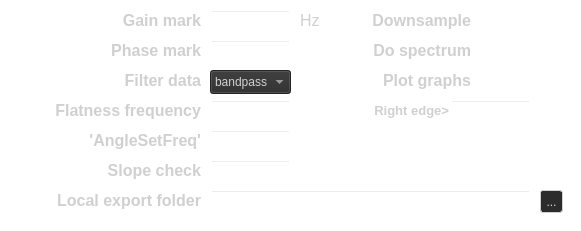
       <widget class="QWidget" name="widget_calib" native="true">
        <property name="enabled">
         <bool>true</bool>
        </property>
        <property name="geometry">
         <rect>
          <x>-10</x>
          <y>180</y>
          <width>581</width>
          <height>231</height>
         </rect>
        </property>
        <property name="styleSheet">
         <string notr="true">background-color: rgba(0, 0, 0,0);</string>
        </property>
        <widget class="QLabel" name="settings_plot_graph_lable">
         <property name="geometry">
          <rect>
           <x>320</x>
           <y>60</y>
           <width>151</width>
           <height>41</height>
          </rect>
         </property>
         <property name="font">
          <font>
           <pointsize>12</pointsize>
           <bold>true</bold>
          </font>
         </property>
         <property name="layoutDirection">
          <enum>Qt::LeftToRight</enum>
         </property>
         <property name="styleSheet">
          <string notr="true">color: rgb(208, 208, 208);</string>
         </property>
         <property name="text">
          <string>Plot graphs</string>
         </property>
         <property name="alignment">
          <set>Qt::AlignRight|Qt::AlignTrailing|Qt::AlignVCenter</set>
         </property>
        </widget>
        <widget class="QLabel" name="settings_do_specrtum_label">
         <property name="geometry">
          <rect>
           <x>350</x>
           <y>30</y>
           <width>121</width>
           <height>41</height>
          </rect>
         </property>
         <property name="font">
          <font>
           <pointsize>12</pointsize>
           <bold>true</bold>
          </font>
         </property>
         <property name="layoutDirection">
          <enum>Qt::LeftToRight</enum>
         </property>
         <property name="styleSheet">
          <string notr="true">color: rgb(208, 208, 208);</string>
         </property>
         <property name="text">
          <string>Do spectrum</string>
         </property>
         <property name="alignment">
          <set>Qt::AlignRight|Qt::AlignTrailing|Qt::AlignVCenter</set>
         </property>
        </widget>
        <widget class="QComboBox" name="calib_filter_data_comboBox">
         <property name="enabled">
          <bool>false</bool>
         </property>
         <property name="geometry">
          <rect>
           <x>210</x>
           <y>70</y>
           <width>81</width>
           <height>24</height>
          </rect>
         </property>
         <property name="styleSheet">
          <string notr="true">color: rgb(208, 208, 208);
border-color: rgb(208, 208, 208);
background-color: rgb(44, 44, 44);</string>
         </property>
         <item>
          <property name="text">
           <string>bandpass</string>
          </property>
         </item>
         <item>
          <property name="text">
           <string>highpass</string>
          </property>
         </item>
         <item>
          <property name="text">
           <string>lowpass</string>
          </property>
         </item>
         <item>
          <property name="text">
           <string>none</string>
          </property>
         </item>
        </widget>
        <widget class="QCheckBox" name="calib_plot_graphs_check">
         <property name="enabled">
          <bool>false</bool>
         </property>
         <property name="geometry">
          <rect>
           <x>480</x>
           <y>70</y>
           <width>41</width>
           <height>25</height>
          </rect>
         </property>
         <property name="styleSheet">
          <string notr="true">color: rgb(208, 208, 208);</string>
         </property>
         <property name="text">
          <string/>
         </property>
        </widget>
        <widget class="QLabel" name="settings_gain_mark_label">
         <property name="geometry">
          <rect>
           <x>50</x>
           <y>10</y>
           <width>151</width>
           <height>21</height>
          </rect>
         </property>
         <property name="font">
          <font>
           <pointsize>12</pointsize>
           <bold>true</bold>
          </font>
         </property>
         <property name="layoutDirection">
          <enum>Qt::LeftToRight</enum>
         </property>
         <property name="styleSheet">
          <string notr="true">color: rgb(208, 208, 208);</string>
         </property>
         <property name="text">
          <string>Gain mark</string>
         </property>
         <property name="alignment">
          <set>Qt::AlignRight|Qt::AlignTrailing|Qt::AlignVCenter</set>
         </property>
        </widget>
        <widget class="QLabel" name="settings_filter_data_label">
         <property name="geometry">
          <rect>
           <x>50</x>
           <y>70</y>
           <width>151</width>
           <height>21</height>
          </rect>
         </property>
         <property name="font">
          <font>
           <pointsize>12</pointsize>
           <bold>true</bold>
          </font>
         </property>
         <property name="layoutDirection">
          <enum>Qt::LeftToRight</enum>
         </property>
         <property name="styleSheet">
          <string notr="true">color: rgb(208, 208, 208);</string>
         </property>
         <property name="text">
          <string>Filter data</string>
         </property>
         <property name="alignment">
          <set>Qt::AlignRight|Qt::AlignTrailing|Qt::AlignVCenter</set>
         </property>
        </widget>
        <widget class="QCheckBox" name="calib_do_spectrum_check">
         <property name="enabled">
          <bool>false</bool>
         </property>
         <property name="geometry">
          <rect>
           <x>480</x>
           <y>40</y>
           <width>41</width>
           <height>25</height>
          </rect>
         </property>
         <property name="styleSheet">
          <string notr="true">color: rgb(208, 208, 208);</string>
         </property>
         <property name="text">
          <string/>
         </property>
        </widget>
        <widget class="QLineEdit" name="calib_gain_mark_line">
         <property name="enabled">
          <bool>false</bool>
         </property>
         <property name="geometry">
          <rect>
           <x>210</x>
           <y>10</y>
           <width>81</width>
           <height>24</height>
          </rect>
         </property>
         <property name="styleSheet">
          <string notr="true">color: rgb(208, 208, 208);</string>
         </property>
         <property name="alignment">
          <set>Qt::AlignRight|Qt::AlignTrailing|Qt::AlignVCenter</set>
         </property>
        </widget>
        <widget class="QLabel" name="settings_hz3_label">
         <property name="geometry">
          <rect>
           <x>300</x>
           <y>10</y>
           <width>41</width>
           <height>21</height>
          </rect>
         </property>
         <property name="font">
          <font>
           <pointsize>12</pointsize>
          </font>
         </property>
         <property name="styleSheet">
          <string notr="true">color: rgb(208, 208, 208);</string>
         </property>
         <property name="text">
          <string>Hz</string>
         </property>
        </widget>
        <widget class="QCheckBox" name="calib_downsample_check">
         <property name="enabled">
          <bool>false</bool>
         </property>
         <property name="geometry">
          <rect>
           <x>480</x>
           <y>10</y>
           <width>41</width>
           <height>25</height>
          </rect>
         </property>
         <property name="styleSheet">
          <string notr="true">color: rgb(208, 208, 208);</string>
         </property>
         <property name="text">
          <string/>
         </property>
        </widget>
        <widget class="QLabel" name="setting_downsample_label">
         <property name="geometry">
          <rect>
           <x>350</x>
           <y>10</y>
           <width>121</width>
           <height>21</height>
          </rect>
         </property>
         <property name="font">
          <font>
           <pointsize>12</pointsize>
           <bold>true</bold>
          </font>
         </property>
         <property name="layoutDirection">
          <enum>Qt::LeftToRight</enum>
         </property>
         <property name="styleSheet">
          <string notr="true">color: rgb(208, 208, 208);</string>
         </property>
         <property name="text">
          <string>Downsample</string>
         </property>
         <property name="alignment">
          <set>Qt::AlignRight|Qt::AlignTrailing|Qt::AlignVCenter</set>
         </property>
        </widget>
        <widget class="QLabel" name="settings_calib_flatness_label">
         <property name="geometry">
          <rect>
           <x>10</x>
           <y>90</y>
           <width>191</width>
           <height>41</height>
          </rect>
         </property>
         <property name="font">
          <font>
           <pointsize>12</pointsize>
           <bold>true</bold>
          </font>
         </property>
         <property name="layoutDirection">
          <enum>Qt::LeftToRight</enum>
         </property>
         <property name="styleSheet">
          <string notr="true">color: rgb(208, 208, 208);</string>
         </property>
         <property name="text">
          <string>Flatness frequency</string>
         </property>
         <property name="alignment">
          <set>Qt::AlignRight|Qt::AlignTrailing|Qt::AlignVCenter</set>
         </property>
        </widget>
        <widget class="QLineEdit" name="calib_flatness_left_line">
         <property name="enabled">
          <bool>false</bool>
         </property>
         <property name="geometry">
          <rect>
           <x>210</x>
           <y>100</y>
           <width>81</width>
           <height>24</height>
          </rect>
         </property>
         <property name="styleSheet">
          <string notr="true">color: rgb(208, 208, 208);</string>
         </property>
         <property name="text">
          <string/>
         </property>
         <property name="alignment">
          <set>Qt::AlignRight|Qt::AlignTrailing|Qt::AlignVCenter</set>
         </property>
        </widget>
        <widget class="QLabel" name="settings_calib_flatness_label_l">
         <property name="geometry">
          <rect>
           <x>290</x>
           <y>100</y>
           <width>71</width>
           <height>21</height>
          </rect>
         </property>
         <property name="font">
          <font>
           <pointsize>10</pointsize>
           <bold>true</bold>
          </font>
         </property>
         <property name="layoutDirection">
          <enum>Qt::LeftToRight</enum>
         </property>
         <property name="styleSheet">
          <string notr="true">color: rgb(208, 208, 208);
background-color: rgba(255, 255, 255, 0);</string>
         </property>
         <property name="text">
          <string>&lt;Left edge</string>
         </property>
         <property name="alignment">
          <set>Qt::AlignRight|Qt::AlignTrailing|Qt::AlignVCenter</set>
         </property>
        </widget>
        <widget class="QLabel" name="settings_calib_flatness_label_r">
         <property name="geometry">
          <rect>
           <x>368</x>
           <y>100</y>
           <width>81</width>
           <height>21</height>
          </rect>
         </property>
         <property name="font">
          <font>
           <pointsize>10</pointsize>
           <bold>true</bold>
          </font>
         </property>
         <property name="layoutDirection">
          <enum>Qt::LeftToRight</enum>
         </property>
         <property name="styleSheet">
          <string notr="true">color: rgb(208, 208, 208);
background-color: rgba(255, 255, 255, 0);</string>
         </property>
         <property name="text">
          <string>Right edge&gt;</string>
         </property>
         <property name="alignment">
          <set>Qt::AlignRight|Qt::AlignTrailing|Qt::AlignVCenter</set>
         </property>
        </widget>
        <widget class="QLineEdit" name="calib_flatness_right_line">
         <property name="enabled">
          <bool>false</bool>
         </property>
         <property name="geometry">
          <rect>
           <x>450</x>
           <y>100</y>
           <width>81</width>
           <height>24</height>
          </rect>
         </property>
         <property name="styleSheet">
          <string notr="true">color: rgb(208, 208, 208);</string>
         </property>
         <property name="text">
          <string/>
         </property>
         <property name="alignment">
          <set>Qt::AlignRight|Qt::AlignTrailing|Qt::AlignVCenter</set>
         </property>
        </widget>
        <widget class="QLabel" name="settings_calib_anglesetfreq_label">
         <property name="geometry">
          <rect>
           <x>10</x>
           <y>130</y>
           <width>191</width>
           <height>21</height>
          </rect>
         </property>
         <property name="font">
          <font>
           <pointsize>12</pointsize>
           <bold>true</bold>
          </font>
         </property>
         <property name="layoutDirection">
          <enum>Qt::LeftToRight</enum>
         </property>
         <property name="styleSheet">
          <string notr="true">color: rgb(208, 208, 208);</string>
         </property>
         <property name="text">
          <string>'AngleSetFreq'</string>
         </property>
         <property name="alignment">
          <set>Qt::AlignRight|Qt::AlignTrailing|Qt::AlignVCenter</set>
         </property>
        </widget>
        <widget class="QLineEdit" name="calib_agnelsetfreq_line">
         <property name="enabled">
          <bool>false</bool>
         </property>
         <property name="geometry">
          <rect>
           <x>210</x>
           <y>130</y>
           <width>81</width>
           <height>24</height>
          </rect>
         </property>
         <property name="styleSheet">
          <string notr="true">color: rgb(208, 208, 208);</string>
         </property>
         <property name="text">
          <string/>
         </property>
         <property name="alignment">
          <set>Qt::AlignRight|Qt::AlignTrailing|Qt::AlignVCenter</set>
         </property>
        </widget>
        <widget class="QLabel" name="settings_calib_phasemark_label">
         <property name="geometry">
          <rect>
           <x>80</x>
           <y>40</y>
           <width>121</width>
           <height>21</height>
          </rect>
         </property>
         <property name="font">
          <font>
           <pointsize>12</pointsize>
           <bold>true</bold>
          </font>
         </property>
         <property name="layoutDirection">
          <enum>Qt::LeftToRight</enum>
         </property>
         <property name="styleSheet">
          <string notr="true">color: rgb(208, 208, 208);</string>
         </property>
         <property name="text">
          <string>Phase mark</string>
         </property>
         <property name="alignment">
          <set>Qt::AlignRight|Qt::AlignTrailing|Qt::AlignVCenter</set>
         </property>
        </widget>
        <widget class="QLineEdit" name="calib_phase_mark_line">
         <property name="enabled">
          <bool>false</bool>
         </property>
         <property name="geometry">
          <rect>
           <x>210</x>
           <y>40</y>
           <width>81</width>
           <height>24</height>
          </rect>
         </property>
         <property name="styleSheet">
          <string notr="true">color: rgb(208, 208, 208);</string>
         </property>
         <property name="text">
          <string/>
         </property>
         <property name="alignment">
          <set>Qt::AlignRight|Qt::AlignTrailing|Qt::AlignVCenter</set>
         </property>
        </widget>
        <widget class="QLineEdit" name="calib_export_folder_line">
         <property name="enabled">
          <bool>false</bool>
         </property>
         <property name="geometry">
          <rect>
           <x>210</x>
           <y>190</y>
           <width>321</width>
           <height>24</height>
          </rect>
         </property>
         <property name="styleSheet">
          <string notr="true">color: rgb(208, 208, 208);</string>
         </property>
        </widget>
        <widget class="QToolButton" name="calib_export_btn">
         <property name="enabled">
          <bool>false</bool>
         </property>
         <property name="geometry">
          <rect>
           <x>540</x>
           <y>190</y>
           <width>23</width>
           <height>23</height>
          </rect>
         </property>
         <property name="styleSheet">
          <string notr="true">border: 1px solid gray;
border-color:rgb(208,208,208);
border-radius: 3px;
color: rgb(208, 208, 208);
background-color: rgb(44, 44, 44);</string>
         </property>
         <property name="text">
          <string>...</string>
         </property>
        </widget>
        <widget class="QLabel" name="settings_calib_export_label">
         <property name="geometry">
          <rect>
           <x>30</x>
           <y>180</y>
           <width>171</width>
           <height>41</height>
          </rect>
         </property>
         <property name="font">
          <font>
           <pointsize>12</pointsize>
           <bold>true</bold>
          </font>
         </property>
         <property name="layoutDirection">
          <enum>Qt::LeftToRight</enum>
         </property>
         <property name="styleSheet">
          <string notr="true">color: rgb(208, 208, 208);</string>
         </property>
         <property name="text">
          <string>Local export folder</string>
         </property>
         <property name="alignment">
          <set>Qt::AlignRight|Qt::AlignTrailing|Qt::AlignVCenter</set>
         </property>
        </widget>
        <widget class="QLabel" name="settings_opt_slope_label">
         <property name="geometry">
          <rect>
           <x>60</x>
           <y>160</y>
           <width>141</width>
           <height>21</height>
          </rect>
         </property>
         <property name="font">
          <font>
           <pointsize>12</pointsize>
           <bold>true</bold>
          </font>
         </property>
         <property name="layoutDirection">
          <enum>Qt::LeftToRight</enum>
         </property>
         <property name="styleSheet">
          <string notr="true">color: rgb(208, 208, 208);</string>
         </property>
         <property name="text">
          <string>Slope check</string>
         </property>
         <property name="alignment">
          <set>Qt::AlignRight|Qt::AlignTrailing|Qt::AlignVCenter</set>
         </property>
        </widget>
        <widget class="QLineEdit" name="calib_opt_slope_line">
         <property name="enabled">
          <bool>false</bool>
         </property>
         <property name="geometry">
          <rect>
           <x>210</x>
           <y>160</y>
           <width>81</width>
           <height>24</height>
          </rect>
         </property>
         <property name="styleSheet">
          <string notr="true">color: rgb(208, 208, 208);</string>
         </property>
         <property name="text">
          <string/>
         </property>
         <property name="alignment">
          <set>Qt::AlignRight|Qt::AlignTrailing|Qt::AlignVCenter</set>
         </property>
        </widget>
       </widget>
